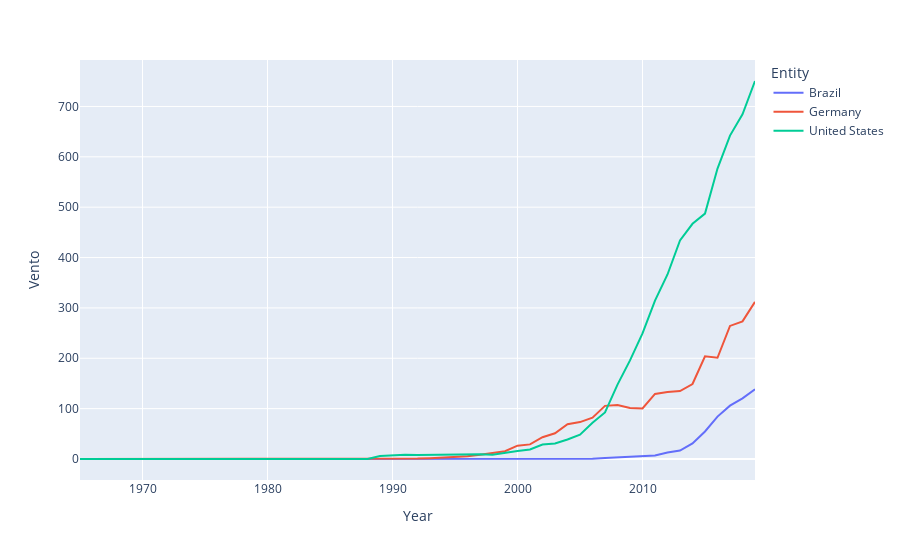

Notebook code cell kept with this figure:
### Code cell
px.line(WrldData, x = "Year", y = "Vento", color = "Entity").show()

### Figure 1 — Plotly figure (JSON) as saved in the notebook; plotly's stock layout.template omitted (floating-point values rounded to 4 significant figures)
{"data": [{"hovertemplate": "Entity=Brazil<br>Year=%{x}<br>Vento=%{y}<extra></extra>", "legendgroup": "Brazil", "line": {"color": "#636efa", "dash": "solid"}, "mode": "lines", "name": "Brazil", "orientation": "v", "showlegend": true, "type": "scatter", "x": [1965, 1966, 1967, 1968, 1969, 1970, 1971, 1972, 1973, 1974, 1975, 1976, 1977, 1978, 1979, 1980, 1981, 1982, 1983, 1984, 1985, 1986, 1987, 1988, 1989, 1990, 1991, 1992, 1993, 1994, 1995, 1996, 1997, 1998, 1999, 2000, 2001, 2002, 2003, 2004, 2005, 2006, 2007, 2008, 2009, 2010, 2011, 2012, 2013, 2014, 2015, 2016, 2017, 2018, 2019], "xaxis": "x", "y": [0, 0, 0, 0, 0, 0, 0, 0, 0, 0, 0, 0, 0, 0, 0, 0, 0, 0, 0, 0, 0, 0, 0, 0, 0, 0, 0, 0, 0, 0, 0, 0.005556, 0.01111, 0.01389, 0.005556, 0.002778, 0.09632, 0.1673, 0.1662, 0.1651, 0.2499, 0.6335, 1.761, 3.123, 3.248, 5.675, 7.009, 13.01, 16.84, 31.07, 54.71, 84.22, 105.9, 120.5, 138.3], "yaxis": "y"}, {"hovertemplate": "Entity=Germany<br>Year=%{x}<br>Vento=%{y}<extra></extra>", "legendgroup": "Germany", "line": {"color": "#EF553B", "dash": "solid"}, "mode": "lines", "name": "Germany", "orientation": "v", "showlegend": true, "type": "scatter", "x": [1965, 1966, 1967, 1968, 1969, 1970, 1971, 1972, 1973, 1974, 1975, 1976, 1977, 1978, 1979, 1980, 1981, 1982, 1983, 1984, 1985, 1986, 1987, 1988, 1989, 1990, 1991, 1992, 1993, 1994, 1995, 1996, 1997, 1998, 1999, 2000, 2001, 2002, 2003, 2004, 2005, 2006, 2007, 2008, 2009, 2010, 2011, 2012, 2013, 2014, 2015, 2016, 2017, 2018, 2019], "xaxis": "x", "y": [0, 0, 0, 0, 0, 0, 0, 0, 0, 0, 0, 0, 0, 0, 0, 0, 0, 0, 0, 0, 0, 0.002778, 0.005556, 0.02222, 0.07222, 0.1972, 0.2778, 0.7639, 1.667, 2.525, 4.167, 5.644, 8.239, 12.47, 15.36, 26.43, 29.0, 43.28, 50.98, 69.05, 73.24, 82.09, 105.5, 107.1, 101.4, 100.5, 129.2, 133.1, 135.0, 148.9, 204.0, 201.0, 264.2, 273.3, 311.9], "yaxis": "y"}, {"hovertemplate": "Entity=United States<br>Year=%{x}<br>Vento=%{y}<extra></extra>", "legendgroup": "United States", "line": {"color": "#00cc96", "dash": "solid"}, "mode": "lines", "name": "United States", "orientation": "v", "showlegend": true, "type": "scatter", "x": [1965, 1966, 1967, 1968, 1969, 1970, 1971, 1972, 1973, 1974, 1975, 1976, 1977, 1978, 1979, 1980, 1981, 1982, 1983, 1984, 1985, 1986, 1987, 1988, 1989, 1990, 1991, 1992, 1993, 1994, 1995, 1996, 1997, 1998, 1999, 2000, 2001, 2002, 2003, 2004, 2005, 2006, 2007, 2008, 2009, 2010, 2011, 2012, 2013, 2014, 2015, 2016, 2017, 2018, 2019], "xaxis": "x", "y": [0, 0, 0, 0, 0, 0, 0, 0, 0, 0, 0, 0, 0, 0, 0, 0, 0, 0, 0.007486, 0.01821, 0.01617, 0.01175, 0.009935, 0.002444, 5.926, 7.824, 8.28, 8.102, 8.434, 9.672, 8.878, 9.074, 9.226, 8.49, 12.59, 15.69, 18.78, 28.68, 30.79, 38.67, 48.39, 71.79, 92.43, 147.6, 195.8, 249.3, 314.6, 366.4, 434.1, 467.0, 487.3, 576.6, 642.2, 684.5, 750.5], "yaxis": "y"}], "layout": {"autosize": true, "legend": {"title": {"text": "Entity"}, "tracegroupgap": 0}, "margin": {"t": 60}, "xaxis": {"anchor": "y", "autorange": true, "domain": [0, 1], "range": [1965, 2019], "title": {"text": "Year"}, "type": "linear"}, "yaxis": {"anchor": "x", "autorange": true, "domain": [0, 1], "range": [-41.7, 792.2], "title": {"text": "Vento"}, "type": "linear"}}}
